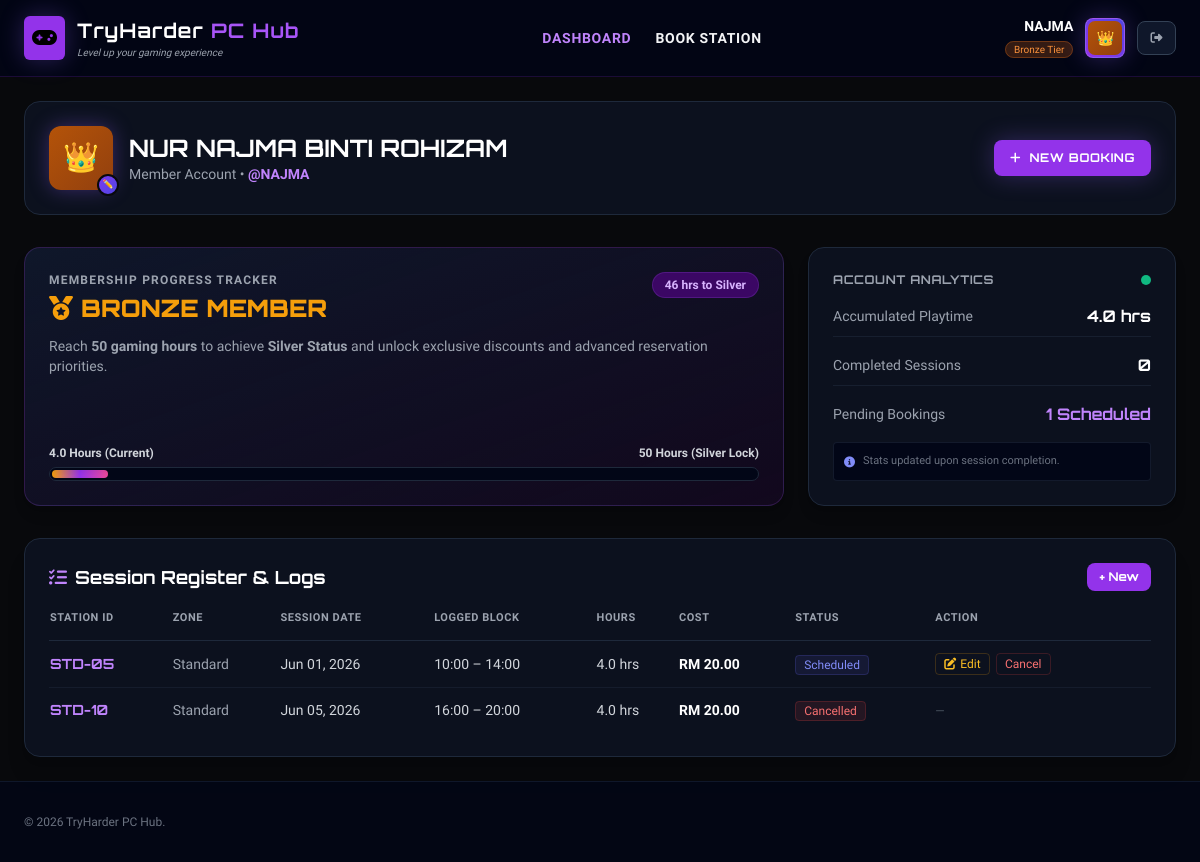
/dashboard.php (signed in), run on the app's committed database.
### tables this page shows
CREATE TABLE IF NOT EXISTS `users` (
  `user_id` int NOT NULL AUTO_INCREMENT,
  `full_name` varchar(150) NOT NULL,
  `username` varchar(50) NOT NULL,
  `avatar_key` varchar(30) NOT NULL DEFAULT 'gamepad',
  `password` varchar(255) NOT NULL,
  `total_hours` decimal(8,2) NOT NULL DEFAULT '0.00',
  `membership` enum('Bronze','Silver','Gold','Platinum') NOT NULL DEFAULT 'Bronze',
  `is_admin` tinyint(1) NOT NULL DEFAULT '0',
  `created_at` datetime NOT NULL DEFAULT CURRENT_TIMESTAMP,
  PRIMARY KEY (`user_id`),
  UNIQUE KEY `username` (`username`)
);

CREATE TABLE IF NOT EXISTS `bookings` (
  `booking_id` int NOT NULL AUTO_INCREMENT,
  `user_id` int NOT NULL,
  `station_id` int NOT NULL,
  `booking_date` date NOT NULL,
  `start_time` time NOT NULL,
  `duration_hrs` decimal(4,1) NOT NULL,
  `end_time` time NOT NULL,
  `total_cost` decimal(8,2) NOT NULL,
  `status` enum('scheduled','active','completed','cancelled') NOT NULL DEFAULT 'scheduled',
  `created_at` datetime NOT NULL DEFAULT CURRENT_TIMESTAMP,
  PRIMARY KEY (`booking_id`),
  KEY `fk_bookings_user` (`user_id`),
  KEY `fk_bookings_station` (`station_id`)
);

CREATE TABLE IF NOT EXISTS `stations` (
  `station_id` int NOT NULL AUTO_INCREMENT,
  `station_code` varchar(10) NOT NULL,
  `zone` enum('VIP','Standard') NOT NULL,
  `specs` varchar(100) NOT NULL,
  `rate_per_hour` decimal(5,2) NOT NULL DEFAULT '5.00',
  `status` enum('available','occupied','maintenance') NOT NULL DEFAULT 'available',
  PRIMARY KEY (`station_id`),
  UNIQUE KEY `station_code` (`station_code`)
);

### dashboard.php (the view, shortened to what the rows shown need)
<?php
require_once __DIR__ . '/includes/db.php';
require_once __DIR__ . '/includes/auth.php';
require_once __DIR__ . '/includes/avatars.php';
$user = requireUser();
$db   = getDB();
$stmt = $db->prepare("
    SELECT b.*, s.station_code, s.zone, s.specs
    FROM bookings b
    JOIN stations s ON s.station_id = b.station_id
    WHERE b.user_id = ?
    ORDER BY b.created_at DESC
");
$stmt->execute([$user['user_id']]);
$bookings = $stmt->fetchAll();
$totalHours  = $user['total_hours'];
$tiers = ['Bronze'=>0,'Silver'=>50,'Gold'=>200,'Platinum'=>500];
$tierKeys = array_keys($tiers);
$curIdx   = array_search($user['membership'], $tierKeys);
$nextTier = $tierKeys[min($curIdx + 1, count($tierKeys) - 1)];
$nextMin  = $tiers[$nextTier];
$mColor   = membershipColor($user['membership']);
?>
<!DOCTYPE html>
<html lang="en">
<head>
    <script src="https://cdn.tailwindcss.com"></script>
    <link rel="stylesheet" href="https://cdnjs.cloudflare.com/ajax/libs/font-awesome/6.4.0/css/all.min.css">
    <link rel="stylesheet" href="https://cdnjs.cloudflare.com/ajax/libs/flatpickr/4.6.13/flatpickr.min.css">
    <link rel="stylesheet" href="https://cdnjs.cloudflare.com/ajax/libs/flatpickr/4.6.13/themes/dark.min.css">
</head>
<body class="text-gray-100 min-h-screen flex flex-col justify-between">
    <header class="border-b border-purple-900/30 bg-slate-950/80 backdrop-blur-md sticky top-0 z-50 px-6 py-4 flex justify-between items-center">
        <div class="flex items-center space-x-3">
            <div class="text-right hidden sm:block">
                <p class="text-sm font-bold text-white"><?= htmlspecialchars($user['username']) ?></p>
                <span class="text-[10px] px-2 py-0.5 rounded-full border <?= $mColor ?>"><?= $user['membership'] ?> Tier</span>
            </div>
            <div class="w-10 h-10 rounded-lg bg-gradient-to-tr from-purple-600 to-indigo-600 flex items-center justify-center font-cyber font-bold text-white border border-purple-400/40 glow-purple">
                <?= renderAvatar($user['avatar_key'] ?? 'gamepad', 'sm') ?>
            </div>
        </div>
    </header>
    <main class="flex-grow p-6 max-w-7xl mx-auto w-full space-y-8">
        <div class="bg-slate-900/60 border border-slate-800 rounded-2xl p-6 flex flex-col md:flex-row justify-between items-start md:items-center gap-6">
            <div class="flex items-center space-x-4">
                <div class="relative">
                    <?= renderAvatar($user['avatar_key'] ?? 'gamepad', 'lg', 'box-shadow:0 0 20px rgba(139,92,246,.35);') ?>
                    <button onclick="openAvatarPicker()"
                        title="Change Avatar"
                        style="position:absolute;bottom:-6px;right:-6px;width:22px;height:22px;border-radius:50%;background:linear-gradient(135deg,#7c3aed,#4f46e5);border:2px solid #08090c;display:flex;align-items:center;justify-content:center;cursor:pointer;font-size:.55rem;color:#fff;">
                        ✏️
                    </button>
                </div>
                <div>
                    <h2 class="text-2xl font-bold text-white font-cyber"><?= htmlspecialchars($user['full_name']) ?></h2>
                    <p class="text-sm text-gray-400">
                        <?= $user['is_admin'] ? 'Administrator Account' : 'Member Account' ?> •
                        <span class="text-purple-400 font-bold">@<?= htmlspecialchars($user['username']) ?></span>
                    </p>
                </div>
            </div>
        </div>
        <div class="grid grid-cols-1 lg:grid-cols-3 gap-6">
            <div class="lg:col-span-2 bg-gradient-to-br from-slate-900 to-purple-950/20 p-6 rounded-2xl border border-purple-500/20 flex flex-col justify-between shadow-lg">
                <div>
                    <div class="flex justify-between items-start flex-wrap gap-2">
                        <div>
                            <h3 class="text-gray-400 text-xs font-bold uppercase tracking-widest">Membership Progress Tracker</h3>
                            <p class="font-cyber text-2xl font-black text-amber-500 mt-1">
                                <i class="fa-solid fa-medal mr-2"></i><?= strtoupper($user['membership']) ?> MEMBER
                            </p>
                        </div>
                        <?php if ($user['membership'] !== 'Platinum'): ?>
                        <span class="text-xs bg-purple-950 text-purple-300 border border-purple-500/20 px-3 py-1 rounded-full font-bold">
                            <?= $nextMin - $totalHours ?> hrs to <?= $nextTier ?>
                        </span>
                        <?php else: ?>
                        <span class="text-xs bg-purple-950 text-purple-300 border border-purple-500/20 px-3 py-1 rounded-full font-bold">
                            MAX TIER REACHED 💎
                        </span>
                        <?php endif; ?>
                    </div>
                    <p class="text-gray-400 text-sm mt-3">
                        <?php if ($user['membership'] !== 'Platinum'): ?>
                            Reach <strong><?= $nextMin ?> gaming hours</strong> to achieve <strong><?= $nextTier ?> Status</strong> and unlock exclusive discounts and advanced reservation priorities.
                        <?php else: ?>
                            You've reached the highest tier! Enjoy all exclusive Platinum perks.
                        <?php endif; ?>
                    </p>
                </div>
                <div class="mt-6">
                    <div class="flex justify-between text-xs font-bold text-gray-300 mb-1.5">
                        <span><?= number_format($totalHours, 1) ?> Hours (Current)</span>
                        <span><?= $nextMin ?> Hours (<?= $nextTier ?> Lock)</span>
                    </div>
                </div>
            </div>
            <div class="bg-slate-900/60 p-6 rounded-2xl border border-slate-800 flex flex-col justify-between shadow-lg">
                <div class="space-y-4 my-4">
                    <div class="flex justify-between items-center border-b border-slate-800/60 pb-2">
                        <span class="text-gray-400 text-sm">Accumulated Playtime</span>
                        <span class="font-cyber font-bold text-white"><?= number_format($totalHours, 1) ?> hrs</span>
                    </div>
                </div>
            </div>
        </div>
        <div class="bg-slate-900/60 border border-slate-800 rounded-2xl p-6 shadow-xl">
            <div class="overflow-x-auto">
                <table class="w-full text-left text-sm">
                    <thead>
                        <tr class="border-b border-slate-800 text-gray-400 uppercase text-[11px] tracking-wider">
                            <th class="pb-3">Station ID</th>
                            <th class="pb-3">Zone</th>
                            <th class="pb-3">Session Date</th>
                            <th class="pb-3">Logged Block</th>
                            <th class="pb-3">Hours</th>
                            <th class="pb-3">Cost</th>
                            <th class="pb-3">Status</th>
                            <th class="pb-3">Action</th>
                        </tr>
                    </thead>
                    <tbody class="divide-y divide-slate-800/50">
                        <?php if (!$bookings): ?>
                        <tr><td colspan="8" class="py-8 text-center text-gray-500">
                            No bookings yet. <a href="booking.php" class="text-purple-400 hover:underline">Book a station!</a>
                        </td></tr>
                        <?php else: foreach ($bookings as $b):
                            $badgeClass = match($b['status']) {
                                'scheduled' => 'bg-indigo-500/10 text-indigo-400 border-indigo-500/20',
                                'active'    => 'bg-emerald-500/10 text-emerald-400 border-emerald-500/20',
                                'completed' => 'bg-gray-500/10 text-gray-400 border-gray-500/20',
                                'cancelled' => 'bg-red-500/10 text-red-400 border-red-500/20',
                                default     => 'bg-slate-500/10 text-gray-400 border-slate-500/20',
                            };
                        ?>
                        <tr>
                            <td class="py-3 font-bold text-purple-400 font-cyber"><?= htmlspecialchars($b['station_code']) ?></td>
                            <td class="py-3 text-gray-400"><?= $b['zone'] ?></td>
                            <td class="py-3 text-gray-300"><?= date('M d, Y', strtotime($b['booking_date'])) ?></td>
                            <td class="py-3 text-gray-300"><?= substr($b['start_time'],0,5) ?> – <?= substr($b['end_time'],0,5) ?></td>
                            <td class="py-3 text-gray-300"><?= $b['duration_hrs'] ?> hrs</td>
                            <td class="py-3 font-bold text-white">RM <?= number_format($b['total_cost'],2) ?></td>
                            <td class="py-3">
                                <span class="px-2 py-0.5 rounded text-xs border <?= $badgeClass ?>">
                                    <?= ucfirst($b['status']) ?>
                                </span>
                            </td>
                            <td class="py-3">
                                <?php if ($b['status'] === 'scheduled'): ?>
                                <div style="display:flex;gap:.4rem;flex-wrap:wrap">
                                    <button onclick="openEditModal(<?= $b['booking_id'] ?>,'<?= $b['booking_date'] ?>','<?= substr($b['start_time'],0,5) ?>','<?= $b['duration_hrs'] ?>')"
                                        class="text-xs text-amber-400 hover:text-amber-300 border border-amber-500/20 hover:border-amber-500/50 hover:bg-amber-500/10 px-2 py-0.5 rounded transition-colors">
                                        <i class="fa-solid fa-pen-to-square mr-1"></i>Edit
                                    </button>
                                    <button onclick="cancelBooking(<?= $b['booking_id'] ?>)"
                                        class="text-xs text-red-400 hover:text-red-300 border border-red-500/20 hover:border-red-500/50 px-2 py-0.5 rounded transition-colors">
                                        Cancel
                                    </button>
                                </div>
                                <?php else: ?>
                                <span class="text-gray-600 text-xs">—</span>
                                <?php endif; ?>
                            </td>
                        </tr>
                        <?php endforeach; endif; ?>
                    </tbody>
                </table>
            </div>
        </div>
    </main>
</body>
</html>

### includes/avatars.php (shortened to what the rows shown need)
<?php
function getAvatars(): array {
    return [
        'gamepad'   => ['emoji'=>'🎮', 'gradient'=>'linear-gradient(135deg,#7c3aed,#4f46e5)', 'label'=>'Gamer'],
        'skull'     => ['emoji'=>'💀', 'gradient'=>'linear-gradient(135deg,#dc2626,#7f1d1d)', 'label'=>'Skull'],
        'dragon'    => ['emoji'=>'🐉', 'gradient'=>'linear-gradient(135deg,#16a34a,#065f46)', 'label'=>'Dragon'],
        'robot'     => ['emoji'=>'🤖', 'gradient'=>'linear-gradient(135deg,#0891b2,#1e40af)', 'label'=>'Robot'],
        'ninja'     => ['emoji'=>'🥷', 'gradient'=>'linear-gradient(135deg,#374151,#111827)', 'label'=>'Ninja'],
        'alien'     => ['emoji'=>'👾', 'gradient'=>'linear-gradient(135deg,#7c3aed,#be185d)', 'label'=>'Alien'],
        'ghost'     => ['emoji'=>'👻', 'gradient'=>'linear-gradient(135deg,#6b7280,#374151)', 'label'=>'Ghost'],
        'wizard'    => ['emoji'=>'🧙', 'gradient'=>'linear-gradient(135deg,#7e22ce,#1e3a8a)', 'label'=>'Wizard'],
        'fire'      => ['emoji'=>'🔥', 'gradient'=>'linear-gradient(135deg,#ea580c,#dc2626)', 'label'=>'Fire'],
        'lightning' => ['emoji'=>'⚡', 'gradient'=>'linear-gradient(135deg,#ca8a04,#d97706)', 'label'=>'Lightning'],
        'crown'     => ['emoji'=>'👑', 'gradient'=>'linear-gradient(135deg,#b45309,#92400e)', 'label'=>'Crown'],
        'trophy'    => ['emoji'=>'🏆', 'gradient'=>'linear-gradient(135deg,#d97706,#92400e)', 'label'=>'Trophy'],
        'target'    => ['emoji'=>'🎯', 'gradient'=>'linear-gradient(135deg,#e11d48,#9f1239)', 'label'=>'Target'],
        'bomb'      => ['emoji'=>'💣', 'gradient'=>'linear-gradient(135deg,#1f2937,#111827)', 'label'=>'Bomb'],
        'sword'     => ['emoji'=>'⚔️', 'gradient'=>'linear-gradient(135deg,#475569,#1e293b)', 'label'=>'Warrior'],
        'alien2'    => ['emoji'=>'🛸', 'gradient'=>'linear-gradient(135deg,#0e7490,#7c3aed)', 'label'=>'UFO'],
    ];
}
function renderAvatar(string $key, string $size = 'md', string $extraStyle = ''): string {
    $avatars = getAvatars();
    $av      = $avatars[$key] ?? $avatars['gamepad'];
    $sizes = [
        'xs' => ['box'=>'28px',  'font'=>'0.75rem', 'radius'=>'6px'],
        'sm' => ['box'=>'34px',  'font'=>'0.9rem',  'radius'=>'7px'],
        'md' => ['box'=>'44px',  'font'=>'1.2rem',  'radius'=>'9px'],
        'lg' => ['box'=>'64px',  'font'=>'1.8rem',  'radius'=>'12px'],
        'xl' => ['box'=>'88px',  'font'=>'2.4rem',  'radius'=>'16px'],
    ];
    $s = $sizes[$size] ?? $sizes['md'];
    return sprintf(
        '<div style="width:%s;height:%s;border-radius:%s;background:%s;display:flex;align-items:center;justify-content:center;font-size:%s;flex-shrink:0;%s" title="%s">%s</div>',
        $s['box'], $s['box'], $s['radius'],
        $av['gradient'],
        $s['font'],
        $extraStyle,
        htmlspecialchars($av['label']),
        $av['emoji']
    );
}

### data on the page
users: username "NAJMA", membership "Bronze", avatar_key "👑 👑", full_name "NUR NAJMA BINTI ROHIZAM", membership "BRONZE", $nextMin - $totalHours "46", membership "Silver", membership "50", total_hours "4.0"
bookings: station.station_code "STD-05", station.zone "Standard", booking_date "Jun 01, 2026", start_time "10:00", end_time "14:00", duration_hrs "4.0", total_cost "20.00", status "Scheduled"
bookings: station.station_code "STD-10", station.zone "Standard", booking_date "Jun 05, 2026", start_time "16:00", end_time "20:00", duration_hrs "4.0", total_cost "20.00", status "Cancelled"

### other printed values
$completed "0"
$scheduled "1"
